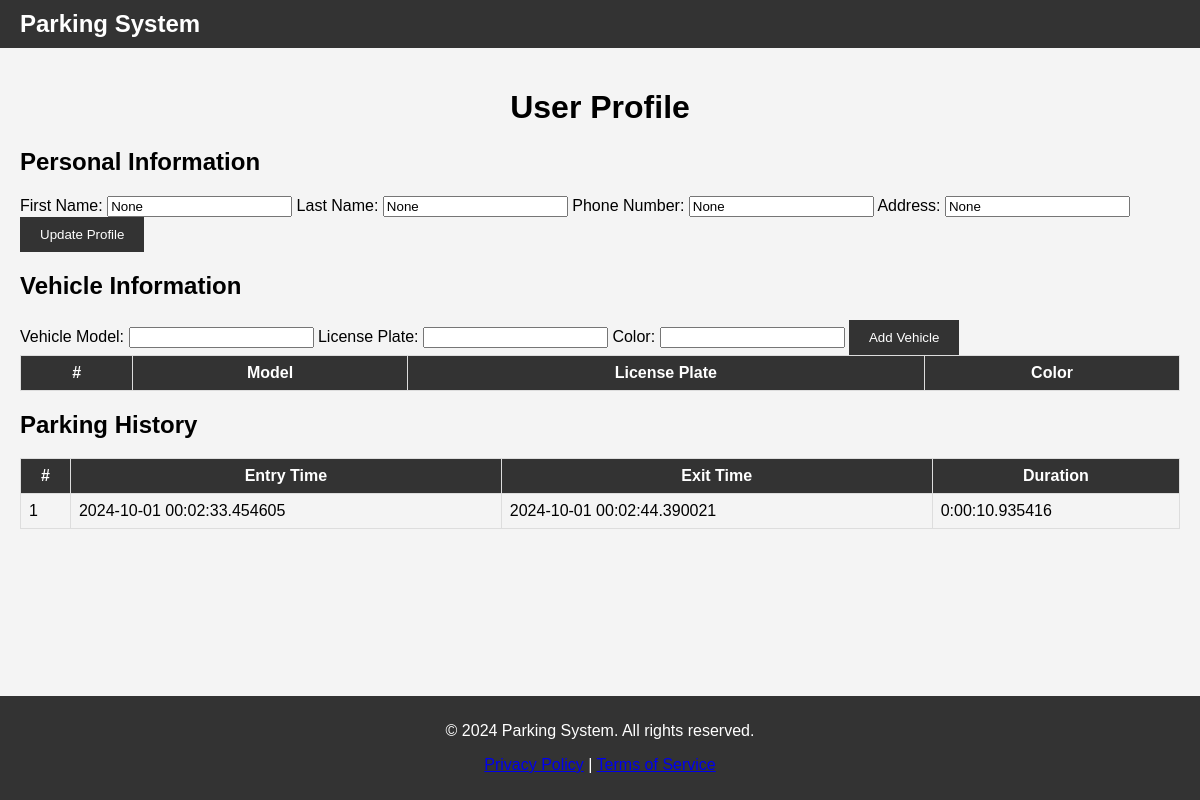
Page /profile (signed in) on the committed database.
### app.py (models this page shows)
class User(UserMixin, db.Model):
    id = db.Column(db.Integer, primary_key=True)
    username = db.Column(db.String(150), unique=True, nullable=False)
    email = db.Column(db.String(150), unique=True, nullable=False)
    password = db.Column(db.String(150), nullable=False)
    first_name = db.Column(db.String(150), nullable=True)
    last_name = db.Column(db.String(150), nullable=True)
    phone_number = db.Column(db.String(20), nullable=True)
    address = db.Column(db.String(250), nullable=True)
    current_qr = db.Column(db.String(500), nullable=True)

class ParkingSession(db.Model):
    id = db.Column(db.Integer, primary_key=True)
    user_id = db.Column(db.Integer, db.ForeignKey('user.id'), nullable=False)
    entry_time = db.Column(db.DateTime, nullable=False)
    exit_time = db.Column(db.DateTime)
    user = db.relationship('User', backref=db.backref('sessions', lazy=True))

### app.py (the view, shortened to what this page needs)
@app.route('/profile', methods=['GET', 'POST'])
@login_required
def profile():
    vehicles = Vehicle.query.filter_by(user_id=current_user.id).all()
    sessions = ParkingSession.query.filter_by(user_id=current_user.id).all()
    return render_template('profile.html', vehicles=vehicles, sessions=sessions)

### app.py (called while the page is built)
@login_manager.user_loader
def load_user(user_id):
    return db.session.get(User, int(user_id))

### templates/profile.html (shortened to what this page needs)
<!DOCTYPE html>
<html lang="en">
<head>
    <link rel="stylesheet" href="{{ url_for('styles', filename='profileStyle.css') }}">
</head>
<body>
    <nav class="nav-menu">
        <a class="title">Parking System</a>
    </nav>
    <div class="content-container">
        <h1 class="text-center">User Profile</h1>
        <form method="POST">
            <h2>Personal Information</h2>
            <label for="first_name">First Name:</label>
            <input type="text" id="first_name" name="first_name" value="{{ current_user.first_name }}">
            <label for="last_name">Last Name:</label>
            <input type="text" id="last_name" name="last_name" value="{{ current_user.last_name }}">
            <label for="phone_number">Phone Number:</label>
            <input type="text" id="phone_number" name="phone_number" value="{{ current_user.phone_number }}">
            <label for="address">Address:</label>
            <input type="text" id="address" name="address" value="{{ current_user.address }}">
            <button type="submit" class="btn">Update Profile</button>
        </form>
        <h2>Vehicle Information</h2>
        <form method="POST" action="{{ url_for('add_vehicle') }}">
            <label for="model">Vehicle Model:</label>
            <input type="text" id="model" name="model" required>
            <label for="license_plate">License Plate:</label>
            <input type="text" id="license_plate" name="license_plate" required>
            <label for="color">Color:</label>
            <input type="text" id="color" name="color">
            <button type="submit" class="btn">Add Vehicle</button>
        </form>
        <table class="table mt-3">
            <thead>
                <tr>
                    <th>#</th>
                    <th>Model</th>
                    <th>License Plate</th>
                    <th>Color</th>
                </tr>
            </thead>
        </table>
        <h2>Parking History</h2>
        <table class="table mt-3">
            <thead>
                <tr>
                    <th>#</th>
                    <th>Entry Time</th>
                    <th>Exit Time</th>
                    <th>Duration</th>
                </tr>
            </thead>
            <tbody>
                {% for session in sessions %}
                <tr>
                    <td>{{ loop.index }}</td>
                    <td>{{ session.entry_time }}</td>
                    <td>{{ session.exit_time if session.exit_time else 'Active Session' }}</td>
                    <td>
                        {% if session.exit_time %}
                        {{ (session.exit_time - session.entry_time) }}
                        {% else %}
                        -
                        {% endif %}
                    </td>
                </tr>
                {% endfor %}
            </tbody>
        </table>
    </div>
    <footer class="footer">
        <div class="footer-container">
            <p>&copy; 2024 Parking System. All rights reserved.</p>
            <p><a href="https://example.com/privacy-policy">Privacy Policy</a> | <a href="https://example.com/terms-of-service">Terms of Service</a></p>
        </div>
    </footer>
</body>
</html>

### rows in the picture
User: first_name "None", last_name "None", phone_number "None", address "None"
ParkingSession: entry_time "2024-10-01 00:02:33.454605", exit_time "2024-10-01 00:02:44.390021", (session.exit_time-session.entry_time) "0:00:10.935416"
